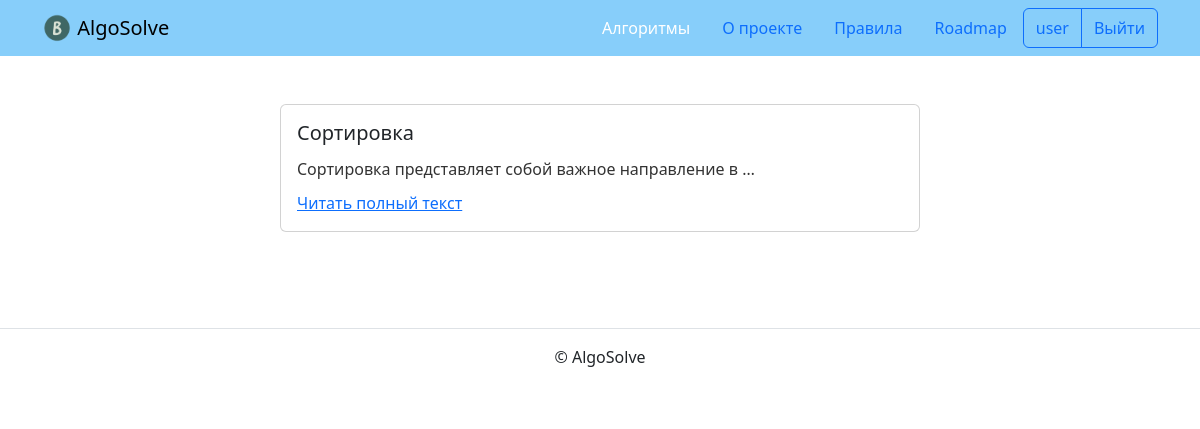
/algorithms/categories/ (signed in), run on the app's committed database.
### algorithm/models.py (models this page shows, shortened)
class BaseModel(models.Model):
    is_published = models.BooleanField(
        default=True,
        verbose_name='Опубликовано',
        help_text='Снимите галочку, чтобы скрыть публикацию.'
    )
    created_at = models.DateTimeField(
        auto_now_add=True,
        verbose_name='Добавлено'
    )
    class Meta:
        abstract = True

class Category(BaseModel):
    title = models.CharField(verbose_name='Название', max_length=256)
    description = models.TextField(verbose_name='Описание', max_length=10000)
    slug = models.SlugField(
        unique=True,
        blank=True,
        verbose_name='Идентификатор',
        help_text=('Идентификатор страницы для URL; '
                   'разрешены символы латиницы, цифры, дефис и подчёркивание.')
    )
    class Meta:
        verbose_name = 'категория'
        verbose_name_plural = 'Категории'

### algorithm/views.py (the view)
class CategoryListView(BaseView, ListView):
    model = Category
    template_name = 'algorithm/categories.html'
    def get_queryset(self):
        qs = super().get_queryset()
        return qs.filter(is_published=True)

### templates/algorithm/categories.html (shortened to what this page needs)
{% extends "base.html" %}
{% block content %}
  {% for category in object_list %}
    <article class="mb-5">
      {% include "includes/post_card.html" %}
    </article>
  {% endfor %}
{% endblock %}

### templates/includes/header.html (shortened to what this page needs)
{% load static %}
<header>
  <nav class="navbar navbar-light" style="background-color: lightskyblue">
    <div class="container">
      <a class="navbar-brand" href="{% url 'algorithm:index' %}">
        <img src="{% static 'img/logo.png' %}" width="30" height="30" class="d-inline-block align-top" alt="">
        AlgoSolve
      </a>
      {% with request.resolver_match.view_name as view_name %}
        <ul class="nav  nav-pills">
          <li class="nav-item">
            <a class="nav-link {% if view_name == 'algorithm:categories' %} text-white {% endif %}" href="{% url 'algorithm:categories' %}">
              Алгоритмы
            </a>
          </li>
          <li class="nav-item">
            <a class="nav-link {% if view_name == 'pages:about' %} text-white {% endif %}" href="{% url 'pages:about' %}">
              О проекте
            </a>
          </li>
          <li class="nav-item">
            <a class="nav-link {% if view_name == 'pages:rules' %} text-white {% endif %}" href="{% url 'pages:rules' %}">
              Правила
            </a>
          </li>
          <li class="nav-item">
            <a class="nav-link" href="#">
              Roadmap
            </a>
          </li>
          {% if user.is_authenticated %}
            <div class="btn-group" role="group" aria-label="Basic outlined example">
              <button type="button" class="btn btn-outline-primary"><a class="text-decoration-none text-reset"
                  href="{% url 'algorithm:profile' user.username %}">{{ user.username }}</a></button>
              <button type="button" class="btn btn-outline-primary"><a class="text-decoration-none text-reset"
                  href="{% url 'logout' %}">Выйти</a></button>
            </div>
          {% endif %}
        </ul>
      {% endwith %}
    </div>
  </nav>
</header>

### templates/includes/post_card.html (shortened to what this page needs)
<div class="col d-flex justify-content-center">
  <div class="card" style="width: 40rem;">
    <div class="card-body">
      {% if '/algorithms/categories/' in request.path %}
        <h5 class="card-title">{{ category.title }}</h5>
        <p class="card-text">{{ category.description|truncatewords:10|safe }}</p>
        <a href="{% url 'algorithm:category_detail' category.slug %}" class="card-link">Читать полный текст</a>
      {% endif %}
    </div>
  </div>
</div>

### data on the page
Category: title "Сортировка", description "Сортировка представляет собой важное направление в …"

### other printed values
{{ user.username }} "user"
